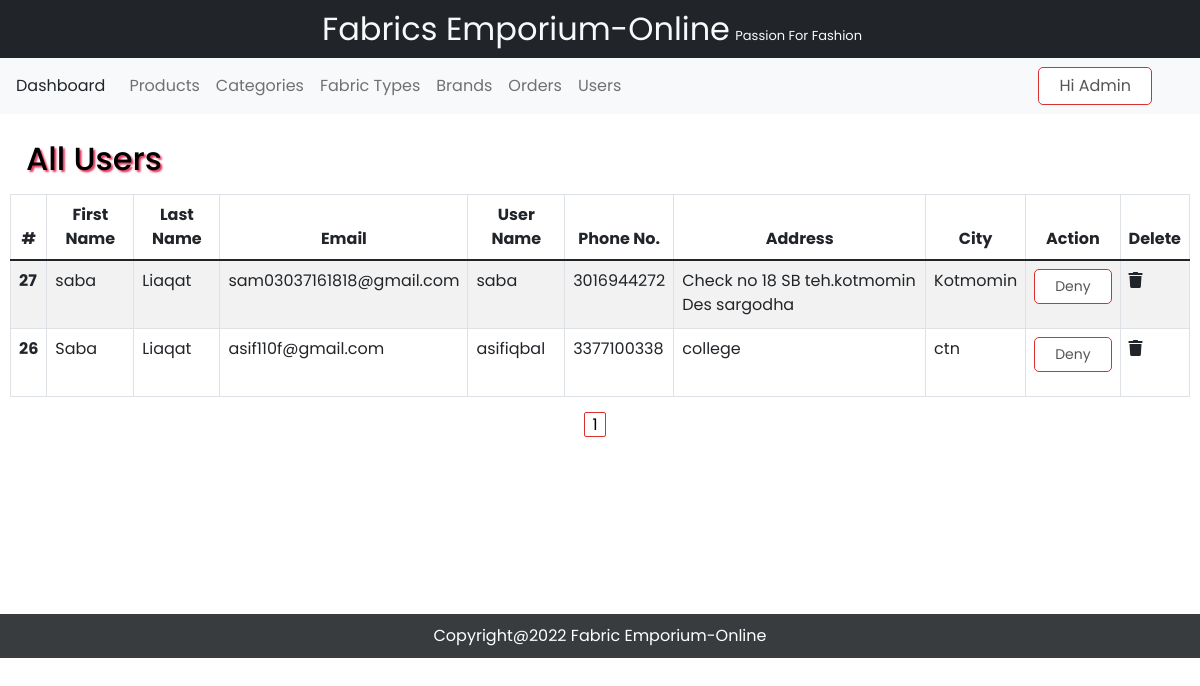
/admin/users.php, run on the app's committed database.
### tables this page shows
CREATE TABLE `customer` (
  `cid` int(20) NOT NULL,
  `first_name` varchar(25) NOT NULL,
  `last_name` varchar(25) NOT NULL,
  `email` varchar(50) NOT NULL,
  `user_name` varchar(30) NOT NULL,
  `user_pass` varchar(255) NOT NULL,
  `phone_no` varchar(14) NOT NULL,
  `address` varchar(150) NOT NULL,
  `city` varchar(20) NOT NULL,
  `token` varchar(50) NOT NULL,
  `status` varchar(10) NOT NULL,
  `cust_status` int(10) NOT NULL
);

### admin/users.php (the view, shortened to what this page needs)
<?php
    include 'header.php';
    session_start(); ?>
   <div class="admin-content-container">
        <h2 class="admin-heading ps-3 pb-2">All Users</h2>
        <?php
                  include "config.php";
                  $limit = 5;
                  if(isset($_GET['page'])){
                    $page = $_GET['page'];
                  }else{
                    $page = 1;
                  }
                  $offset = ($page - 1) * $limit;
                  $sql = "SELECT * FROM `customer`
                  ORDER BY cid DESC LIMIT {$offset},{$limit}";
                  $result = mysqli_query($conn, $sql) or die("Query Failed.");
                  if(mysqli_num_rows($result) > 0){
                ?>
        <table class="table table-striped table-hover table-bordered">
                <thead>
                <th class="text-center">#</th>
                    <th class="text-center">First Name</th>
                    <th class="text-center">Last Name</th>
                    <th class="text-center">Email</th>
                    <th class="text-center">User Name</th>
                    <th class="text-center" >Phone No.</th>
                    <th class="text-center" >Address</th>
                    <th class="text-center" >City</th>
                    <th class="text-center" >Action</th>
                    <th class="text-center" >Delete</th>
                </thead>
                <tbody>
                    <tr>
                    <?php
                    while($row = mysqli_fetch_assoc($result)) { ?>
                        <td><b><?php echo $row['cid'];?></b></td>
                        <td><?php echo $row['first_name'];?></td>
                        <td><?php echo $row['last_name'];?></td>
                        <td><?php echo $row['email'];?></td>
                        <td><?php echo $row['user_name'];?></td>
                        <td><?php echo $row['phone_no'];?></td>
                        <td><?php echo $row['address'];?></td>
                        <td><?php echo $row['city'];?></td>
                        <td>
                        <?php
                            if($row['cust_status'] == '1'){
                              echo '<p><a class="btn btn-sm" href="status.php?id=' .$row['email'] .'&status=0">Deny</a></p>';
                             } else{
                              echo '<p><a class="btn btn-sm" href="status.php?id=' .$row['email'] .'&status=1.">Allow</a></p>';
                             }?>
                        </td>
                        <td>
                        <a class=" btn-xs delete_user" href="delete-user.php?id=<?php echo $row['cid'];?>"><i class="fa fa-trash text-dark"></i></a>
                        </td>
                    </tr>
                    <?php } ?>
                </tbody>
         </table>
         <?php
        }else {
          echo "<h3>No Results Found.</h3>";
        }
        $sql1 = "SELECT * FROM customer";
        $result1 = mysqli_query($conn, $sql1) or die("Query Failed.");
        if(mysqli_num_rows($result1) > 0){
          $total_records = mysqli_num_rows($result1);
          $total_page = ceil($total_records / $limit);
          echo '<ul class="pagination admin-pagination">';
          for($i = 1; $i <= $total_page; $i++){
            if($i == $page){
              $active = "active";
            }else{
              $active = "";
            }
            echo '<li class="'.$active.'"><a href="users.php?page='.$i.'">'.$i.'</a></li>';
          }
          echo '</ul>';
         } ?>
          </div>
        </div>
<?php
include 'footer.php'; ?>

### css/style.css (style rules this page uses)
:root { --lg-font: 'Kaisei Tokumin', serif; --sm-font: 'Poppins', sans-serif; --pink: #e5345b; --white:white; }
body { font-family: var(--sm-font); }
.btn:not(.nav-btns button) { background-color: #fff; color: rgb(85, 85, 85); padding: 6px 20px; border-color: var(--pink); border-radius: 5px; border: 1px solid rgb(219, 48, 48); }
.admin-heading { color:black; text-shadow: 2px 2px 2px var(--pink); box-sizing: border-box; padding-top: 6px; padding-bottom: 0; }
.pagination { display: block; text-align: center; margin: 0; text-decoration: none; }
.pagination li { display:inline-block; margin: 0 10px 0 0; }
.pagination li a { margin: 3px 0px; padding: 0px 7px; border-color: var(--pink); border-radius: 2px; border: 1px solid rgb(219, 48, 48); background:white; color:black; }
a { text-decoration: none; }

### data on the page
customer: cid "27", first_name "saba", last_name "Liaqat", email "sam03037161818@gmail.com", user_name "saba", phone_no "3016944272", address "Check no 18 SB teh.kotmomin Des sargodha", city "Kotmomin"
customer: cid "26", first_name "Saba", last_name "Liaqat", email "asif110f@gmail.com", user_name "asifiqbal", phone_no "3377100338", address "college", city "ctn"
